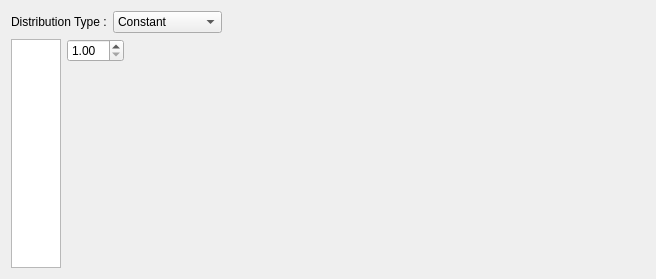
<?xml version="1.0" encoding="UTF-8"?>
<ui version="4.0">
 <class>CurveEditor</class>
 <widget class="QDialog" name="CurveEditor">
  <property name="geometry">
   <rect>
    <x>0</x>
    <y>0</y>
    <width>656</width>
    <height>279</height>
   </rect>
  </property>
  <property name="windowTitle">
   <string>Curve Editor</string>
  </property>
  <layout class="QVBoxLayout" name="verticalLayout_3">
   <item>
    <layout class="QHBoxLayout" name="horizontalLayout">
     <item>
      <widget class="QLabel" name="DistributionTypeLabel">
       <property name="text">
        <string>Distribution Type :</string>
       </property>
      </widget>
     </item>
     <item>
      <widget class="QComboBox" name="DistributionType">
       <item>
        <property name="text">
         <string>Constant</string>
        </property>
       </item>
       <item>
        <property name="text">
         <string>Uniform</string>
        </property>
       </item>
       <item>
        <property name="text">
         <string>Curve</string>
        </property>
       </item>
       <item>
        <property name="text">
         <string>Uniform Curve</string>
        </property>
       </item>
      </widget>
     </item>
     <item>
      <spacer name="horizontalSpacer">
       <property name="orientation">
        <enum>Qt::Horizontal</enum>
       </property>
       <property name="sizeHint" stdset="0">
        <size>
         <width>40</width>
         <height>20</height>
        </size>
       </property>
      </spacer>
     </item>
    </layout>
   </item>
   <item>
    <layout class="QHBoxLayout" name="horizontalLayout_2" stretch="0,0,1">
     <item>
      <widget class="QListWidget" name="ComponentList">
       <property name="maximumSize">
        <size>
         <width>50</width>
         <height>16777215</height>
        </size>
       </property>
      </widget>
     </item>
     <item>
      <layout class="QVBoxLayout" name="verticalLayout">
       <item>
        <widget class="QDoubleSpinBox" name="ScaleMax">
         <property name="minimum">
          <double>1.000000000000000</double>
         </property>
        </widget>
       </item>
       <item>
        <spacer name="verticalSpacer">
         <property name="orientation">
          <enum>Qt::Vertical</enum>
         </property>
         <property name="sizeHint" stdset="0">
          <size>
           <width>20</width>
           <height>40</height>
          </size>
         </property>
        </spacer>
       </item>
      </layout>
     </item>
     <item>
      <layout class="QVBoxLayout" name="verticalLayout_2" stretch="1">
       <property name="topMargin">
        <number>12</number>
       </property>
       <property name="bottomMargin">
        <number>12</number>
       </property>
       <item>
        <widget class="QFrame" name="Graph">
         <property name="focusPolicy">
          <enum>Qt::ClickFocus</enum>
         </property>
         <property name="frameShape">
          <enum>QFrame::NoFrame</enum>
         </property>
         <property name="frameShadow">
          <enum>QFrame::Raised</enum>
         </property>
        </widget>
       </item>
      </layout>
     </item>
    </layout>
   </item>
  </layout>
 </widget>
 <resources/>
 <connections/>
</ui>
